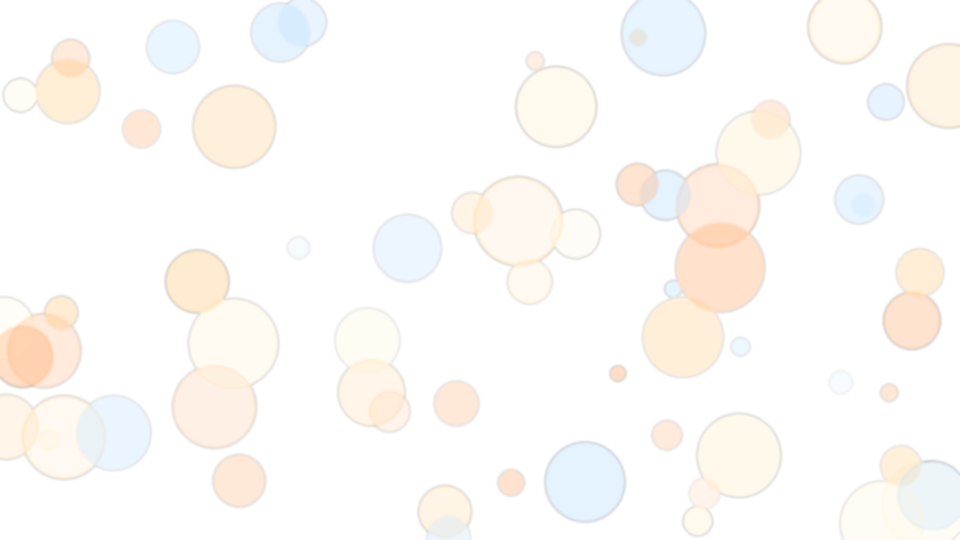
#> input picture library/media/overlays/bokeh_01.png, 1920 x 1080 px (shown at 1/2 size)
$ python -i felt.py   (imports and definitions only)
#> lines starting #> are read from the running program, lines starting #| are printed output that depends on the picture
#> further down, picture is the input picture: PIL image 1920x1080 RGBA; mean R, G, B, A 67.6, 58, 45.8, 19.8
"""look=felt (v3, needle-felted wool puppets): every element is drawn on its own layer and turned into a piece of
felted wool.

Per piece (felt_composite):
  1. rounder silhouette: sharp corners are smoothed (blur + re-threshold of the alpha), thin lines are kept; the
     rounding radius is a bit larger than in v2 so edges read thicker
  2. fibrous edge: the piece is domain-warped by a fibrous noise field, so its outline and its inner colour borders
     break up into wool instead of a clean cut; a fuzzy halo of the piece colour sits around it
  3. stray fibres: many thin curved hairs start just inside the outline and stick out (denser and longer than v2:
     up to ~22 px on hair and fur); a few fibres of what lies beneath cross over the new piece's border
  4. wool surface: a cached tile of layered micro-fibres, oriented fibre fields that follow the form (tangent to the
     outline), a low-frequency heather, uneven density and small needle pits
  5. volume: a pillow height (or a ball for noses, buttons and eyes) plus a bump map (pits, density noise, knit
     stitches, fleece pills) gives the normals; key light from the top-left, wrap-around occlusion at the rim,
     warm subsurface shadows, a broad specular-free sheen on top-lit areas; under the piece a contact crease, a soft
     cast shadow and a wide ambient-occlusion shadow
  6. garment weaves: 'knit' (V-stitch columns with ribs), 'fleece' (soft, pilled), 'suit' (dense pressed felt)

Everything is deterministic: the random streams are seeded from a per-frame piece counter (begin(seed)), the number of
random draws depends only on the piece itself (never on what lies beneath), so the same piece drawn in two frames
comes out identical and the talking overlays stay pixel-exact.
"""
import math

import numpy as np
from PIL import Image, ImageDraw
from scipy.ndimage import distance_transform_edt, gaussian_filter, label, map_coordinates
from scipy.ndimage import maximum as nd_maximum

# kind -> parameters
#   dens: stray hairs per 100 px of outline, maxlen: their max length (px at 1024), tex: micro-fibre texture strength,
#   warp: outline warp px, surf: bump strength (pits, uneven density), dir: oriented-fibre strength,
#   prof: height profile ('pillow' | 'dome'), weave: None | 'knit' | 'fleece' | 'suit', cross: fibres of the layer
#   beneath that cross over this piece's border (per 100 px), halo: fuzzy halo strength
_F = dict(dens=44, maxlen=11, tex=1.0, warp=1.25, surf=1.0, dir=0.055, prof='pillow', weave=None, cross=7, halo=0.55)
KINDS = {
    'felt': dict(_F),
    'suit': dict(_F, dens=34, maxlen=8, tex=0.85, warp=1.0, surf=0.5, dir=0.05, weave='suit', cross=5),
    'knit': dict(_F, dens=52, maxlen=12, tex=0.8, warp=1.4, surf=0.7, dir=0.04, weave='knit', cross=8, halo=0.6),
    'fleece': dict(_F, dens=70, maxlen=8, tex=0.55, warp=1.6, surf=0.8, dir=0.03, weave='fleece', cross=9, halo=0.75),
    'skin': dict(_F, dens=28, maxlen=8, tex=0.8, warp=1.0, surf=0.55, dir=0.04, cross=5, halo=0.5),
    'hair': dict(_F, dens=130, maxlen=19, tex=1.4, warp=2.2, surf=0.9, dir=0.09, cross=10, halo=0.7),
    'fur': dict(_F, dens=110, maxlen=17, tex=1.2, warp=2.0, surf=0.9, dir=0.05, cross=10, halo=0.7),
    'brow': dict(_F, dens=90, maxlen=8, tex=1.1, warp=1.6, surf=0.5, dir=0.0, cross=0, halo=0.5),
    'ball': dict(_F, dens=20, maxlen=6, tex=0.9, warp=0.8, surf=0.6, dir=0.015, prof='dome', cross=0, halo=0.45),
    'eye': dict(_F, dens=3, maxlen=3, tex=0.3, warp=0.45, surf=0.25, dir=0.0, prof='dome', cross=0, halo=0.0),
    'bead': dict(_F, dens=0, maxlen=0, tex=0.2, warp=0.3, surf=0.1, dir=0.0, prof='dome', cross=0, halo=0.0),
    'fine': dict(_F, dens=6, maxlen=4, tex=0.55, warp=0.7, surf=0.4, dir=0.0, cross=0, halo=0.35),
    'hard': dict(_F, dens=0, maxlen=0, tex=0.25, warp=0.0, surf=0.0, dir=0.0, cross=0, halo=0.0),
    'glint': None,  # glossy highlight on an eye bead: no wool, no shadow
}

_state = {'n': 0, 'seed': 0}
_cache = {}
TN = 1024  # tile size of every cached field


# [4 lines left out: function begin, not called in this run]


def _next_rng():
    _state['n'] += 1
    return np.random.default_rng((_state['seed'] * 1000 + _state['n']) * 7919 + 13)


def _norm(f):
    f = f - f.mean()
    return (f / (f.std() + 1e-6)).astype(np.float32)


# ---------------------------------------------------------------- cached fields (one per process)
# [155 lines left out: functions _felt_tile, _warp_field, _oriented_fibres, _bump_fields, warm_up, _tilecrop, not called in this run]


def _blur(a, sigma):
    """Gaussian blur done at reduced resolution for big sigmas (soft, so the loss is invisible)."""
    k = 4 if sigma >= 8 else 2
    h, w = a.shape
    if sigma < 3 or h < 4 * k or w < 4 * k:
        return gaussian_filter(a, sigma, mode='nearest')
    im = Image.fromarray(np.ascontiguousarray(a, np.float32), 'F')
    small = np.asarray(im.resize((max(1, w // k), max(1, h // k)), Image.BILINEAR), np.float32)
    small = gaussian_filter(small, sigma / k, mode='nearest')
    return np.asarray(Image.fromarray(small, 'F').resize((w, h), Image.BILINEAR), np.float32)


def _smoothstep(x, e0, e1):
    t = np.clip((x - e0) / (e1 - e0), 0, 1)
    return t * t * (3 - 2 * t)


# ---------------------------------------------------------------- fibres
# [349 lines left out: functions _edge_points, _stray_fibres, _cross_fibres, _strokes, _inner_strands, _glint and 2 more, not called in this run]


# ---------------------------------------------------------------- whole-frame studio light
def studio_light(img):
    """Soft key light from the top-left, gentle falloff, a warm rim on the right-hand outline and a soft shadow
    behind the bust. A pure function of the frame, so every state gets exactly the same treatment where it is equal."""
    W, H = img.size
    key = ('studio', W, H)
    if key not in _cache:
        yy, xx = np.mgrid[0:H, 0:W].astype(np.float32)
        xx /= W
        yy /= H
        d = np.hypot(xx - 0.3, yy - 0.2)
        light = 1.12 - 0.34 * np.clip(d / 0.95, 0, 1) ** 1.5
        _cache[key] = light.astype(np.float32)
    light = _cache[key]
    f = np.asarray(img.convert('RGBa'), np.float32) / 255.0
    a = f[..., 3]
    rgb = f[..., :3] * light[..., None]
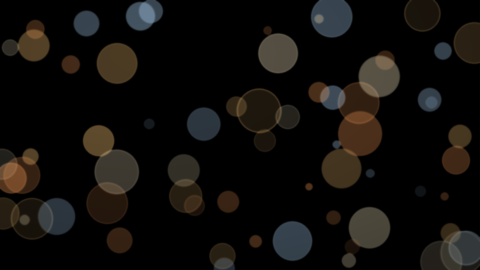
#> rgb: shape (1080, 1920, 3) float32 (shown at 1/4 size); mean R, G, B 0.0668, 0.0583, 0.0474
    # warm rim light from the right-back: thin band inside the outline, facing right
    ab = _blur(a, 5)
    gy, gx = np.gradient(ab)
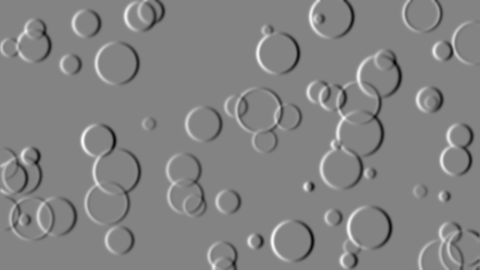
#> gx: shape (1080, 1920) float32 (shown at 1/4 size); min -0.0274, max 0.0257, mean -8.42e-07; drawn with min black and max white
    rim = np.clip(-gx * 14, 0, 1) * np.clip(1 - ab, 0, 1) * 2.0 * a
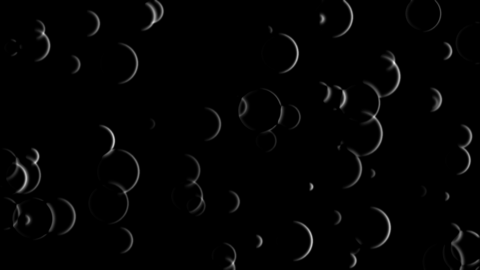
#> rim: shape (1080, 1920) float32 (shown at 1/4 size); min 0, max 0.188, mean 0.00248; drawn with min black and max white
    rgb = rgb + rim[..., None] * np.array([0.20, 0.15, 0.09], np.float32) * a[..., None]
    rgb = np.minimum(rgb, a[..., None])
    # soft contact / drop shadow behind the bust (to the lower right)
    sh = _blur(a, 16)
    sh = np.roll(np.roll(sh, 10, 0), 7, 1)
    sh[:10] = 0
    sh[:, :7] = 0
    sha = np.clip(sh * 0.42, 0, 0.42) * (1 - a)
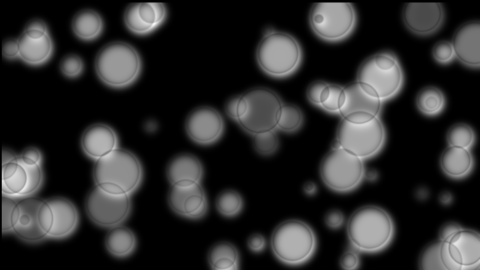
#> sha: shape (1080, 1920) float32 (shown at 1/4 size); min 0, max 0.136, mean 0.0243; drawn with min black and max white
    out_a = a + sha
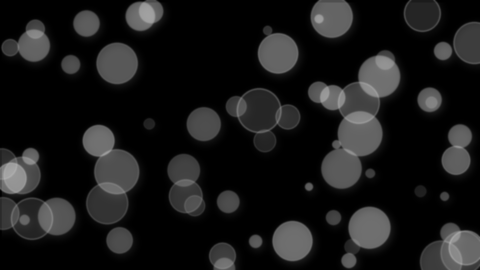
#> out_a: shape (1080, 1920) float32 (shown at 1/4 size); min 0, max 0.686, mean 0.102
    out = np.concatenate([rgb, out_a[..., None]], -1)  # shadow colour is black: premultiplied rgb unchanged
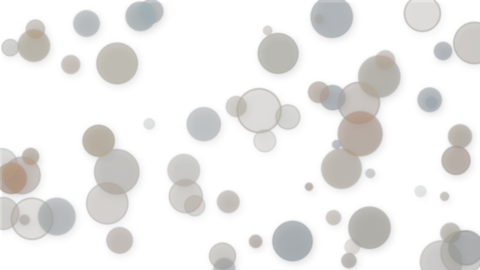
#> out: shape (1080, 1920, 4) float32 (shown at 1/4 size); mean R, G, B, A 0.066, 0.0584, 0.047, 0.102; transparent parts drawn white
    return Image.fromarray((np.clip(out, 0, 1) * 255 + 0.5).astype(np.uint8), 'RGBa').convert('RGBA')
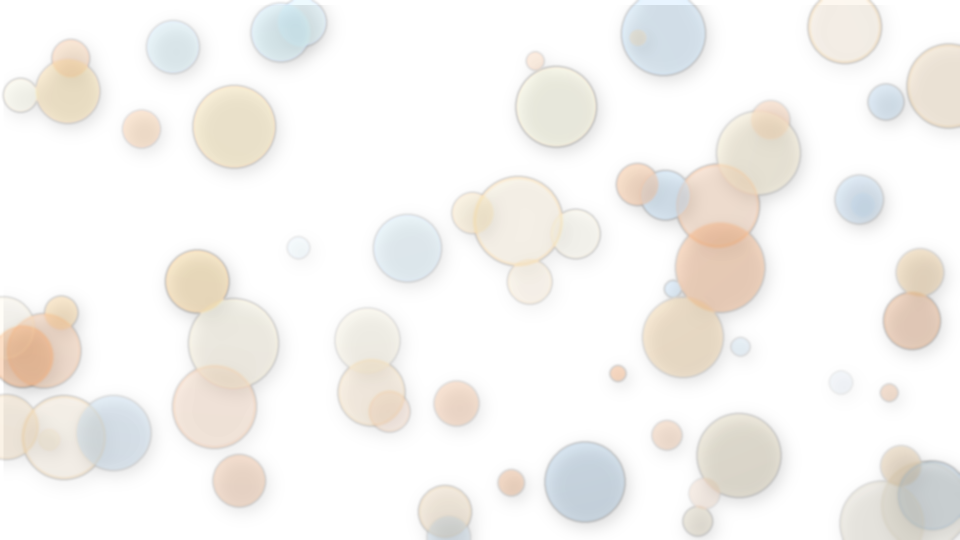
#> returned value: PIL image 1920x1080 RGBA (shown at 1/2 size); mean R, G, B, A 51, 44.5, 34.9, 26; transparent parts drawn white

>>> from PIL import Image
>>> picture = Image.open('../media/overlays/bokeh_01.png')
>>> result = studio_light(picture)

$ run again, on library/media/overlays/bokeh_02.png
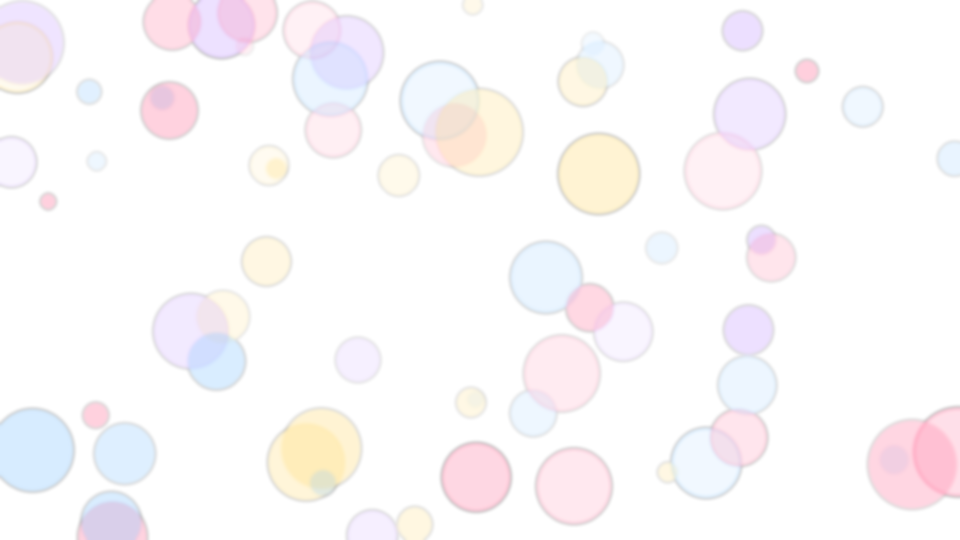
#> input picture library/media/overlays/bokeh_02.png, 1920 x 1080 px (shown at 1/2 size)
#> picture is the input picture: PIL image 1920x1080 RGBA; mean R, G, B, A 55, 43.8, 50.7, 17.9
#> in studio_light, `out_a = a + sha`:
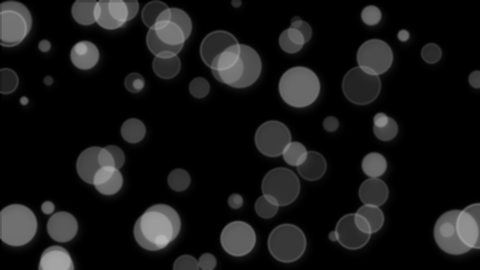
#> out_a: shape (1080, 1920) float32 (shown at 1/4 size); min 0, max 0.715, mean 0.0918
#> in studio_light, `return Image.fromarray((np.clip(out, 0, 1) * 255 + 0.5).astype(np.uint..`:
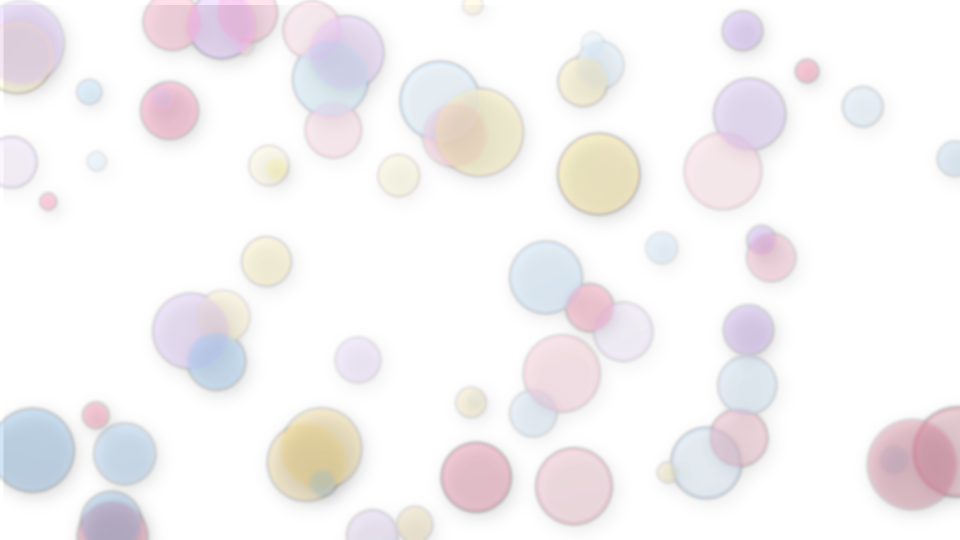
#> returned value: PIL image 1920x1080 RGBA (shown at 1/2 size); mean R, G, B, A 42.1, 34.2, 38.8, 23.4; transparent parts drawn white

$ run again, on library/media/overlays/bokeh_03.png
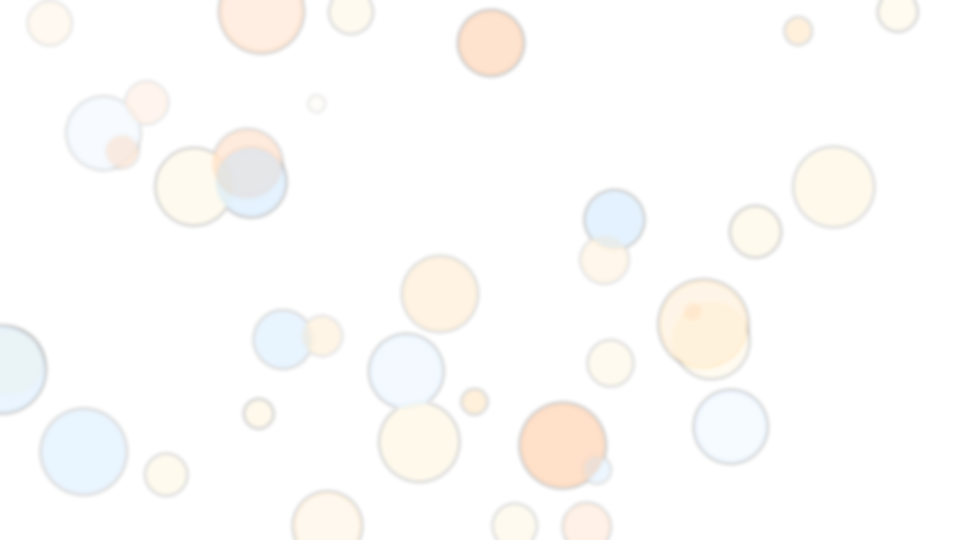
#> input picture library/media/overlays/bokeh_03.png, 1920 x 1080 px (shown at 1/2 size)
#> picture is the input picture: PIL image 1920x1080 RGBA; mean R, G, B, A 41.2, 37.5, 32.3, 12.5
#> in studio_light, `sh[:10] = 0`:
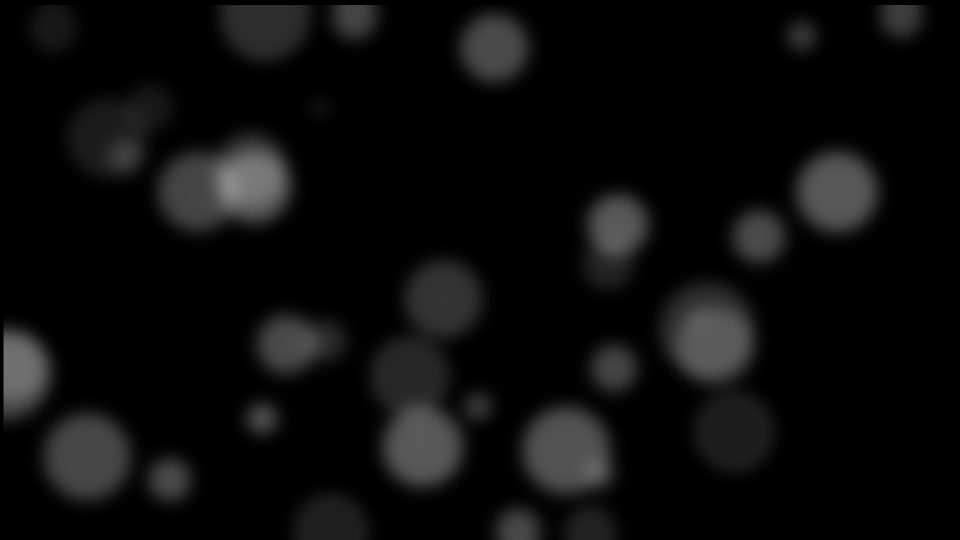
#> sh: shape (1080, 1920) float32 (shown at 1/2 size); min 0, max 0.544, mean 0.0486
#> in studio_light, `return Image.fromarray((np.clip(out, 0, 1) * 255 + 0.5).astype(np.uint..`:
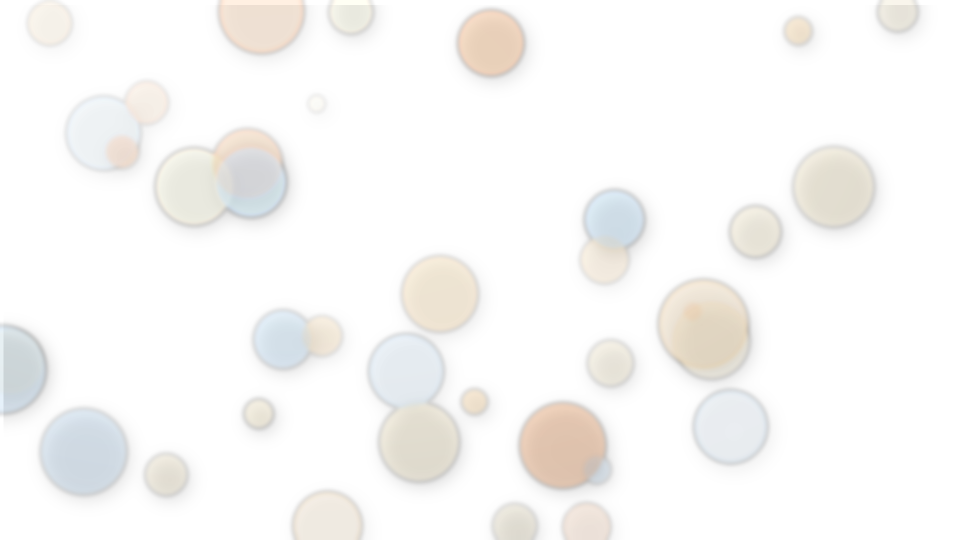
#> returned value: PIL image 1920x1080 RGBA (shown at 1/2 size); mean R, G, B, A 31.6, 29.1, 24.8, 16.4; transparent parts drawn white
